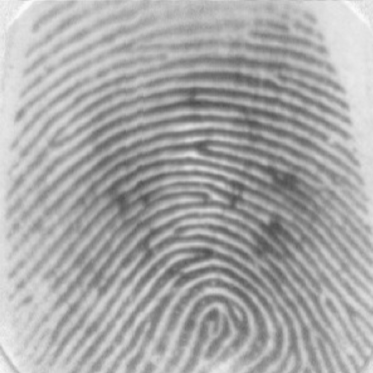
#> input picture fprint.png, 373 x 373 px
$ jupyter execute --allow-errors 'Properties and Applications of the 2D Fourier Transform.ipynb'
#> lines starting #> are read from the running program, lines starting #| are printed output that depends on the picture; after the words box and inside, x2 and y2 are one past the last pixel; in counts of white or black regions, pixels touching at a corner belong together
# Activity 1. Anamorphic Property of FT of different 2D patterns

[cell 1]
import numpy as np
from numpy.fft import ifft2, fft2,fftshift
import matplotlib.pyplot as plt
import matplotlib.image as mpimg
from matplotlib.pyplot import imshow, imread
import random

1. Create the following patterns, take their Fourier Transform and display their FT modulus. You may either generate them in Scilab for better symmetry or hand draw them in Paint.

    a. Tall rectangle aperture

    b. Wide rectangle aperture

    c. Two dots along x-axis symmetric about the center

    d. Same as (c) with different spacing between the dots.

[cell 2]
size = 128
tall_aperture = np.zeros((size,size))

for i in range(size):
    for j in range(size):
        if i in range(size) and j in range(59,69):
            tall_aperture[i][j] = 1

plt.figure(figsize=(9,4.5))
plt.subplot(1, 2, 1)
imshow(tall_aperture)

plt.subplot(1, 2, 2)
imshow(fftshift(abs(fft2(tall_aperture))))

plt.tight_layout()
plt.show()

[cell 3]
size = 128
wide_aperture = np.zeros((size,size))

for i in range(size):
    for j in range(size):
        if j in range(size) and i in range(59,69):
            wide_aperture[i][j] = 1

plt.figure(figsize=(9,4.5))
plt.subplot(1, 2, 1)
imshow(wide_aperture)

plt.subplot(1, 2, 2)
imshow(fftshift(abs(fft2(wide_aperture))))

plt.tight_layout()
plt.show()

[cell 4]
def make_circle(ratio,distance):
#> called with ratio = 50, distance = 10
    circle_size = 256
    circle = np.zeros((circle_size,circle_size))

    for i in range(circle_size):
        for j in range(circle_size):
            if np.sqrt((circle_size/2 - i)**2 + ((circle_size-distance)/2 - j)**2) <= (circle_size)//ratio:
                circle[i,j] = 1
    for i in range(circle_size):
        for j in range(circle_size):
            if np.sqrt((circle_size/2 - i)**2 + ((circle_size+distance)/2 - j)**2) <= (circle_size)//ratio:
                circle[i,j] = 1
    return circle

two_dots = make_circle(50,10)

plt.figure(figsize=(9,4.5))
plt.subplot(1, 2, 1)
imshow(two_dots)

plt.subplot(1, 2, 2)
imshow(fftshift(abs(fft2(two_dots))))

plt.tight_layout()
plt.show()

[cell 5]
two_dots = make_circle(50,30)
plt.figure(figsize=(9,4.5))
plt.subplot(1, 2, 1)
imshow(two_dots)

plt.subplot(1, 2, 2)
imshow(fftshift(abs(fft2(two_dots))))

plt.tight_layout()
plt.show()

[cell 6]
two_dots = make_circle(50,70)
plt.figure(figsize=(9,4.5))
plt.subplot(1, 2, 1)
imshow(two_dots)

plt.subplot(1, 2, 2)
imshow(fftshift(abs(fft2(two_dots))))

plt.tight_layout()
plt.show()

# Activity 2. Rotation Property of the FT

1. Create a 2D sinusoid using Scilab in the X direction (similar to a corrugated roof).

[cell 7]
nx, ny = (100, 100)
x = np.linspace(-1, 1, nx)
y = np.linspace(-1, 1, ny)
X, Y = np.meshgrid(x, y)

2. Take the Fourier Transform and display the FT modulus.

[cell 8]
f = 4
z = np.sin(2*np.pi*f*X)

plt.figure(figsize=(9,4.5))
plt.subplot(1, 2, 1)
plt.contourf(x,y,z)
plt.gray()

plt.subplot(1, 2, 2)
plt.contourf(x,y,fftshift(abs(fft2(z))))
plt.gray()

plt.tight_layout()
plt.show()

3. Change the frequency and discuss what happens to the FT.

[cell 9]
f = 1
z = np.sin(2*np.pi*f*X)

plt.figure(figsize=(9,4.5))
plt.subplot(1, 2, 1)
plt.contourf(x,y,z)
plt.gray()

plt.subplot(1, 2, 2)
plt.contourf(x,y,fftshift(abs(fft2(z))))
plt.gray()

plt.tight_layout()
plt.show()

[cell 10]
f = 40
z = np.sin(2*np.pi*f*X)

plt.figure(figsize=(9,4.5))
plt.subplot(1, 2, 1)
plt.contourf(x,y,z)
plt.gray()

plt.subplot(1, 2, 2)
plt.contourf(x,y,fftshift(abs(fft2(z))))
plt.gray()

plt.tight_layout()
plt.show()

#### As the frequency is increased, the spacing of the dots in the Fourier transform image is widened.

4. Digital images have no negative values. Simulate a real image by adding a constant bias to the sinusoid you generated in Step 1. Take the FT. What do you observe? Suppose you took an image of an interferogram in a Young's Double Slit experiment. What can you do to find the actual frequencies? Suppose a non-constant bias is added to the sinusoid (e.g. very low frequency sinusoids), how can you get the frequencies of the interferogram?

[cell 11]
f = 4
z = np.sin(2*np.pi*f*X)

plt.figure(figsize=(9,4.5))
plt.subplot(1, 2, 1)
plt.contourf(x,y,z)
plt.gray()

plt.subplot(1, 2, 2)
plt.contourf(x,y,fftshift(abs(fft2(z))))
plt.gray()

plt.tight_layout()
plt.show()

5. Rotate the sinusoid and discuss what happens to its FT.

[cell 12]
f = 4
theta = 30
z = np.sin(2*np.pi*f*(Y*np.sin(theta) + X*np.cos(theta)))

plt.figure(figsize=(9,4.5))
plt.subplot(1, 2, 1)
plt.contourf(x,y,z)
plt.gray()

plt.subplot(1, 2, 2)
plt.contourf(x,y,fftshift(abs(fft2(z))))
plt.gray()

plt.tight_layout()
plt.show()

6. Create a pattern which is a combination of sinusoids in X and Y and observe its FT.

[cell 13]
z = np.sin(2*np.pi*4*X)*np.sin(2*np.pi*4*Y);

plt.figure(figsize=(9,4.5))
plt.subplot(1, 2, 1)
plt.contourf(x,y,z)
plt.gray()

plt.subplot(1, 2, 2)
plt.contourf(x,y,fftshift(abs(fft2(z))))
plt.gray()

plt.tight_layout()
plt.show()

7. Add several rotated sinusoids to the pattern in 6. Predict the FT image BEFORE you calculate and observe its FT. Did your predictions match the actual output?

#### Prediction: The output will be tilted by the sum of the angles of the several rotated sinusoids.

[cell 14]
theta = 15
z_15 = np.sin(2*np.pi*f*(Y*np.sin(theta) + X*np.cos(theta)))
theta = 30
z_30 = np.sin(2*np.pi*f*(Y*np.sin(theta) + X*np.cos(theta)))

z = np.sin(2*np.pi*4*X)*np.sin(2*np.pi*4*Y)*z_15*z_30;

plt.figure(figsize=(9,4.5))
plt.subplot(1, 2, 1)
plt.contourf(x,y,z)
plt.gray()

plt.subplot(1, 2, 2)
plt.contourf(x,y,fftshift(abs(fft2(z))))
plt.gray()

plt.tight_layout()
plt.show()
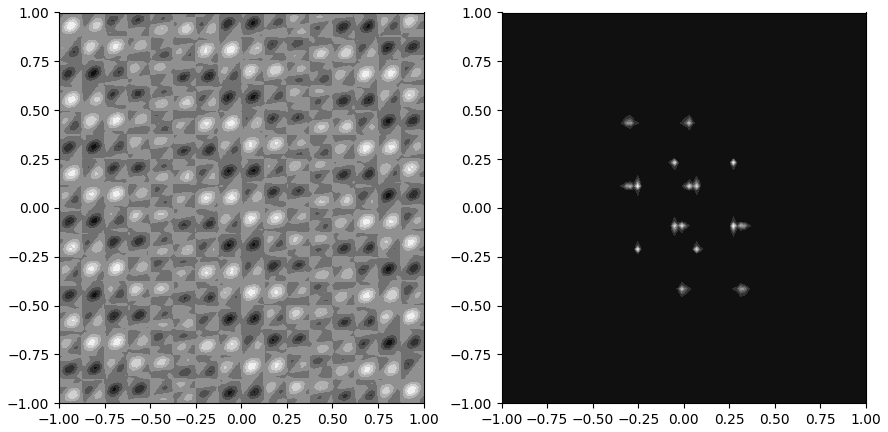
#> figure drawn by matplotlib, 2 panels

#### Results: The predictions did not match the actual output.

# Activity 3. Convolution Theorem Redux

1. Create a binary image of two dots (one pixel each) along the x-axis symmetric about center. Take the FT and display the modulus.

[cell 15]
def rgb2gray(rgb):
    return np.dot(rgb[...,:3], [0.299, 0.587, 0.114])

#> (a cell that did not finish here is left out)

2. Replace the dots with circles of some radius. Discuss what you observe in the FT modulus as you vary the radius.

#> (a cell that did not finish here is left out)

#> (a cell that did not finish here is left out)

#> (a cell that did not finish here is left out)

#### As the aperture enlarges, the Airy pattern becomes smaller.

3. Replace the dots with squares of some width. Discuss what you observe in the FT modulus as you vary the width.

#> (a cell that did not finish here is left out)

#> (a cell that did not finish here is left out)

#> (a cell that did not finish here is left out)

#### As the aperture enlarges, the pattern becomes smaller.

5. Replace the dots with Gaussians, i.e., exp−x±o2  of varying 2
variance 2. Here, o are the peak location. You will need to create this image in Scilab. Observe the FT modulus as you vary the variance.

[cell 23]
def gauss(var):
#> called with var = 1
    peak = 60
#> peak = 60
    x1 = np.linspace(-128,128,100)
    y1 = x1
    x,y = np.meshgrid(x1,y1)
    a = np.exp(-((x-peak)**2 + y**2)/(var**2))
    b = np.exp(-((x+peak)**2 + y**2)/(var**2))

    return a+b

[cell 24]
gauss_1 = gauss(1)

plt.figure(figsize=(9,4.5))
plt.subplot(1, 2, 1)
imshow(gauss_1)

plt.subplot(1, 2, 2)
imshow(fftshift(abs(fft2(gauss_1))))

plt.tight_layout()
plt.show()

[cell 25]
gauss_1 = gauss(10)

plt.figure(figsize=(9,4.5))
plt.subplot(1, 2, 1)
imshow(gauss_1)

plt.subplot(1, 2, 2)
imshow(fftshift(abs(fft2(gauss_1))))

plt.tight_layout()
plt.show()

[cell 26]
gauss_1 = gauss(20)

plt.figure(figsize=(9,4.5))
plt.subplot(1, 2, 1)
imshow(gauss_1)

plt.subplot(1, 2, 2)
imshow(fftshift(abs(fft2(gauss_1))))

plt.tight_layout()
plt.show()

[cell 27]
gauss_1 = gauss(40)

plt.figure(figsize=(9,4.5))
plt.subplot(1, 2, 1)
imshow(gauss_1)

plt.subplot(1, 2, 2)
imshow(fftshift(abs(fft2(gauss_1))))

plt.tight_layout()
plt.show()

#### As the variances increases, the FT pattern minimizes.

6. Create a 200×200 array of zeros. Put 10 1's in random locations in the array. These ones will approximate dirac deltas. Call this array A. Create an arbitrary 9×9 pattern, call it d. Convolve A and d. What do you observe?

[cell 28]
random.seed(500)
A = np.zeros((200,200))
for i in range(10):
    j = random.randrange(200)
    k = random.randrange(200)
    A[j][k] = 1
imshow(A, cmap='gray')

[cell 29]
d = np.zeros((200, 200))
#> (the rest of this cell did not finish here and is left out)

[cell 30]
FA = fft2(A)
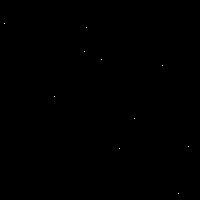
#> A: shape (200, 200) float64; values 0 (black) and 1 (white), 0.03% white in thin lines or dots, all inside (x1, y1, x2, y2) = (4, 23, 189, 194)
Fd = fft2(d)
FAd = FA * np.conj(Fd)
IAd = ifft2(FAd)
FImage = abs(IAd)
#> FImage: shape (200, 200) float64; every value is 0
imshow(FImage, cmap='gray')

#### The 9x9 pattern is "pasted" on each of the random 1s on the array A.

7. Create another 200×200 array of zeros but this time put equally spaced 1's along the x- and y-axis in the array. Get the FT and display the modulus. Change the spacing the 1's and repeat. Explain what you observe.

[cell 31]
A = np.zeros((200,200))
step = 2
for i in np.arange(0,len(A),step):
    for j in np.arange(0,len(A),step):
        A[i][j] = 1

plt.figure(figsize=(9,9))
plt.subplot(1, 2, 1)
imshow(A)

plt.subplot(1, 2, 2)
imshow(abs(fft2(A)), cmap="gray")

plt.tight_layout()
plt.show()
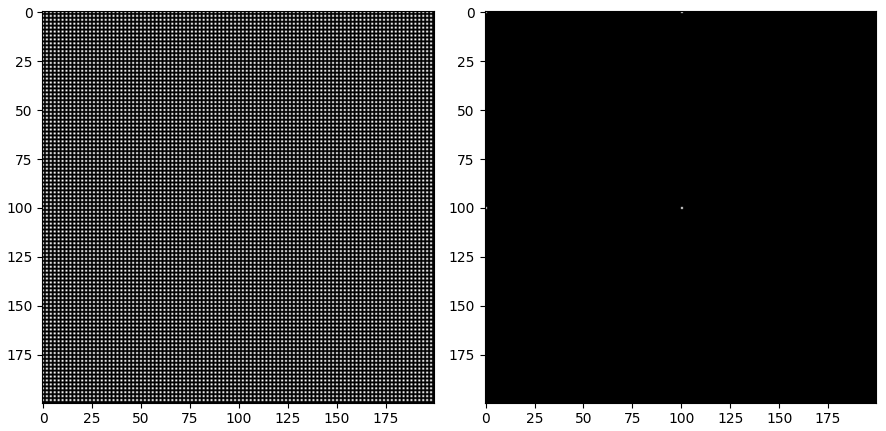
#> figure drawn by matplotlib, 2 panels

[cell 32]
A = np.zeros((200,200))
step = 10
for i in np.arange(0,len(A),step):
    for j in np.arange(0,len(A),step):
        A[i][j] = 1

plt.figure(figsize=(9,9))
plt.subplot(1, 2, 1)
imshow(A)

plt.subplot(1, 2, 2)
imshow(abs(fft2(A)), cmap="gray")

plt.tight_layout()
plt.show()

[cell 33]
A = np.zeros((200,200))
step = 20
for i in np.arange(0,len(A),step):
    for j in np.arange(0,len(A),step):
        A[i][j] = 1

plt.figure(figsize=(9,9))
plt.subplot(1, 2, 1)
imshow(A)

plt.subplot(1, 2, 2)
imshow(abs(fft2(A)), cmap="gray")

plt.tight_layout()
plt.show()

[cell 34]
A = np.zeros((200,200))
step = 50
for i in np.arange(0,len(A),step):
    for j in np.arange(0,len(A),step):
        A[i][j] = 1

plt.figure(figsize=(9,9))
plt.subplot(1, 2, 1)
imshow(A)

plt.subplot(1, 2, 2)
imshow(abs(fft2(A)), cmap="gray")

plt.tight_layout()
plt.show()
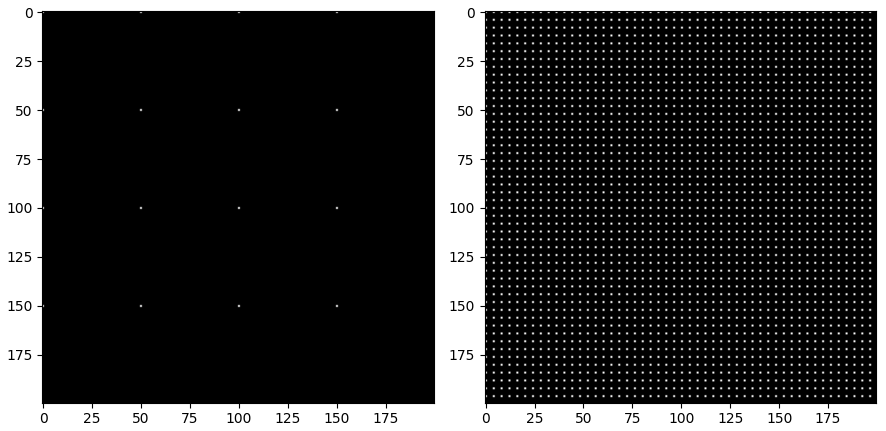
#> figure drawn by matplotlib, 2 panels

#### As the dot spacing increases, the corresponding FT dot spacing decreases. This is the result of FT's anamorphic properties.

# Activity 4. Fingerprints : Ridge Enhancement

1. Prepare an image of your own fingerprint in grayscale.

[cell 35]
plt.figure(figsize=(7,7))
imshow(imread('fprint.png'))

2. Open in Scilab as grayscale image.

[cell 36]
plt.figure(figsize=(7,7))
fprint = rgb2gray(plt.imread('fprint.png'))
imshow(fprint)

3. Obtain the FT of the image and investigate where the frequencies of the fingerprint ridges lie.

[cell 37]
plt.figure(figsize=(7,7))
ridges = np.log(abs(fftshift(fft2(fprint))))
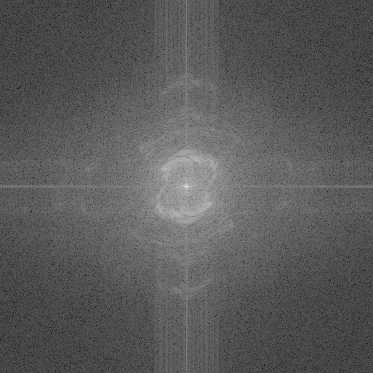
#> ridges: shape (373, 373) float64; min -5.71, max 11.43, mean 0.354; drawn with min black and max white
imshow(ridges)

[cell 38]
def save_image(data, cm, fn):

#> called with cm = 'gray', fn = 'ridges.png'
    sizes = np.shape(data)
#> sizes = (373, 373)
    height = float(sizes[0])
#> height = 373
    width = float(sizes[1])
#> width = 373

    fig = plt.figure()
    fig.set_size_inches(width/height, 1, forward=False)
    ax = plt.Axes(fig, [0., 0., 1., 1.])
    ax.set_axis_off()
    fig.add_axes(ax)

    ax.imshow(data, cmap=cm)
    plt.savefig(fn, dpi = height)
    plt.close()

[cell 39]
save_image(ridges,'gray','ridges.png')

4. Design a filter mask to enhance the appearance of these ridges at the same time remove the blotches.

[cell 40]
mask = rgb2gray(plt.imread('mask.png'))
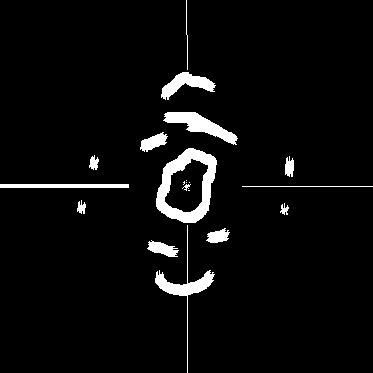
#> input picture mask.png, 373 x 373 px
#> in rgb2gray (call 2), `return np.dot(rgb[...,:3], [0.299, 0.587, 0.114])`: returned value: shape (373, 373) float64; values 0 (black) and 1 (white), 4.5% white; 20 white regions (5 under 20 px), largest, box (x1, y1, x2, y2) and area: (156, 148, 217, 223) 1886, (163, 112, 238, 145) 928, (155, 225, 215, 373) 859
plt.figure(figsize=(7,7))
imshow(mask)

[cell 41]
Fvip = fft2(fprint)
Fape = fftshift(mask)
#> Fape: shape (373, 373) float64; values 0 (black) and 1 (white), 4.5% white; 32 white regions (11 under 20 px), largest, box (x1, y1, x2, y2) and area: (0, 298, 51, 331) 685, (0, 334, 30, 373) 549, (55, 370, 315, 373) 518
Fprod = Fvip * Fape
clean = abs(ifft2(Fprod))
plt.figure(figsize=(7,7))
plt.imshow(clean)

[cell 42]
plt.figure(figsize=(9,9))
plt.subplot(1, 2, 1)
plt.title("Original grayscale image")
imshow(fprint)

plt.subplot(1, 2, 2)
plt.title("Cleaned fingerprint")
imshow((clean), cmap="gray")

plt.tight_layout()
plt.show()

# Activity 5. Lunar Landing Scanned Pictures : Line removal

1. Download hi_res_vertical_lg.gif from the website listed in the caption of Figure 2 below. Open in Scilab as grayscale image. Below is a description of the file.

[cell 43]
lunar = rgb2gray(plt.imread('lunar.gif'))
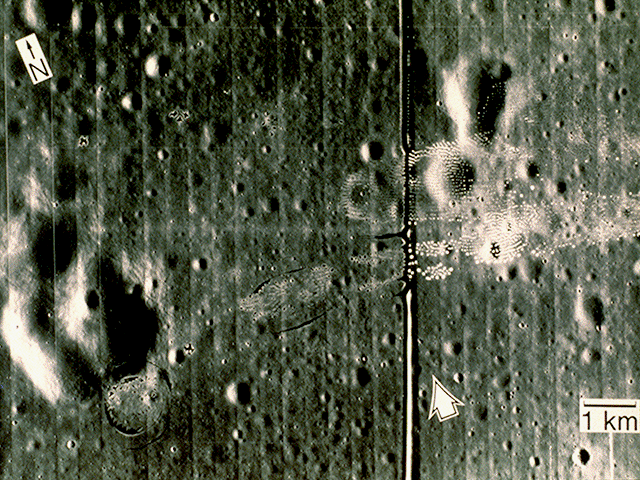
#> input picture lunar.gif, 640 x 480 px
plt.figure(figsize=(7,7))
imshow(lunar)

2. Remove the vertical lines in the image by filtering in the Fourier Domain.

[cell 44]
lunar_ridges = np.log(abs(fftshift(fft2(lunar))))
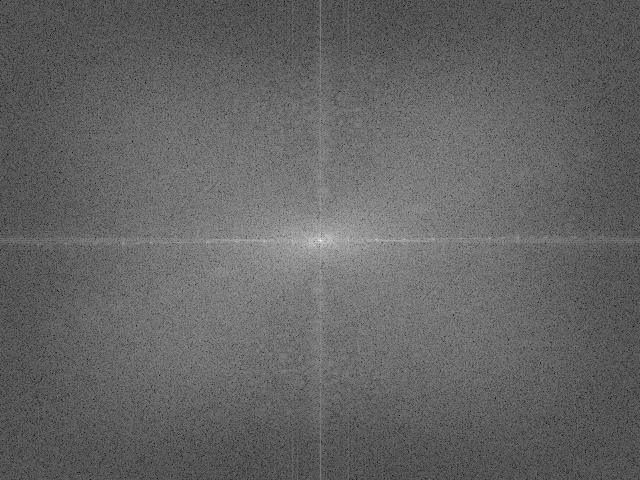
#> lunar_ridges: shape (480, 640) float64; min 3.22, max 17.07, mean 8.68; drawn with min black and max white
plt.figure(figsize=(7,7))
imshow(lunar_ridges)
save_image(lunar_ridges,'gray','lunar_ridges.png')

[cell 45]
lunar_mask = rgb2gray(plt.imread('lunar_mask.png'))
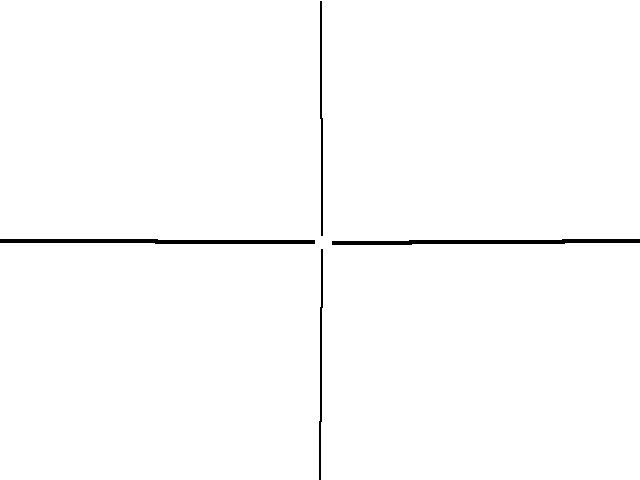
#> input picture lunar_mask.png, 640 x 480 px
#> in rgb2gray (call 4), `return np.dot(rgb[...,:3], [0.299, 0.587, 0.114])`: returned value: shape (480, 640) float64; values 0 (black) and 1 (white), 98.9% white; 4 black regions, box (x1, y1, x2, y2) and area: (0, 239, 315, 244) 1263, (332, 239, 640, 245) 1238, (320, 1, 323, 236) 471, (319, 249, 323, 480) 464
plt.figure(figsize=(7,7))
imshow(lunar_mask)

[cell 46]
Fvip = fft2(lunar)
Fape = fftshift(lunar_mask)
#> Fape: shape (480, 640) float64; values 0 (black) and 1 (white), 98.9% white; 5 black regions, box (x1, y1, x2, y2) and area: (12, 0, 635, 5) 2265, (0, 241, 3, 476) 471, (0, 9, 3, 240) 405, (242, 479, 478, 480) 236, (639, 181, 640, 240) 59
Fprod = Fvip * Fape
lunar_clean = abs(ifft2(Fprod))
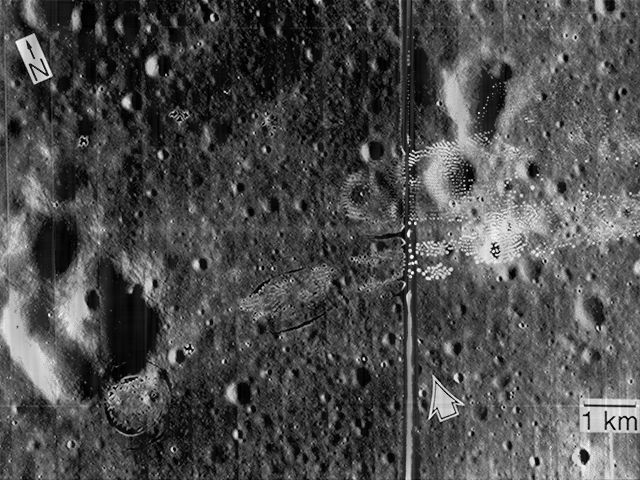
#> lunar_clean: shape (480, 640) float64; min 0.0585, max 283.6, mean 86.4; drawn with min black and max white
plt.figure(figsize=(7,7))
plt.imshow(lunar_clean)

[cell 47]
plt.figure(figsize=(9,9))
plt.subplot(1, 2, 1)
plt.title("Original grayscale image")
imshow(lunar)

plt.subplot(1, 2, 2)
plt.title("Cleaned image")
imshow((lunar_clean), cmap="gray")

plt.tight_layout()
plt.show()
